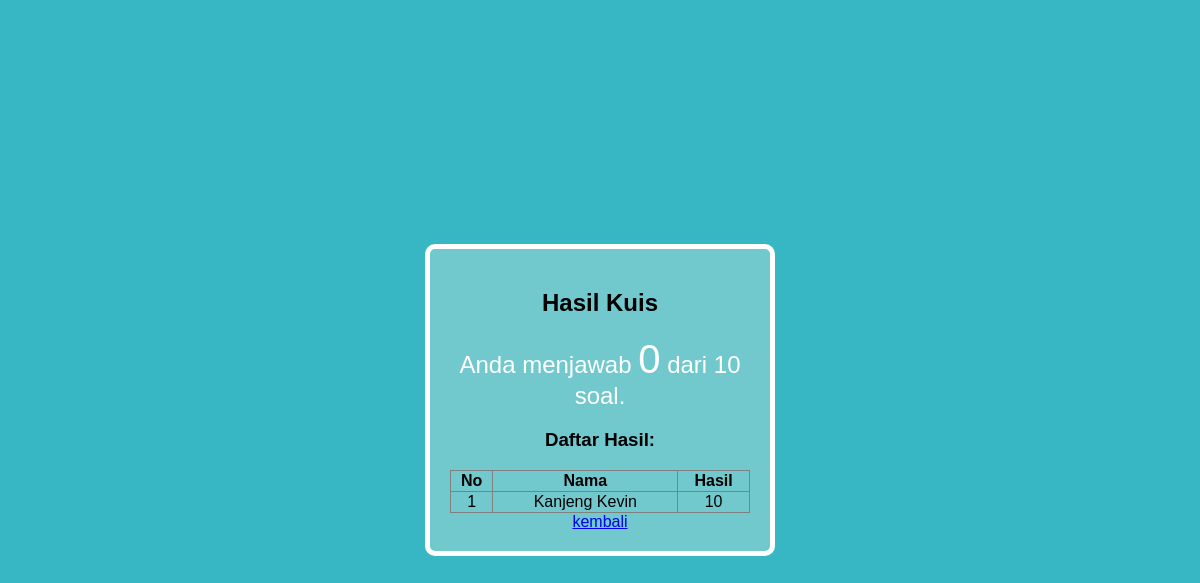
Page /tampilan.php on the earlier database version.
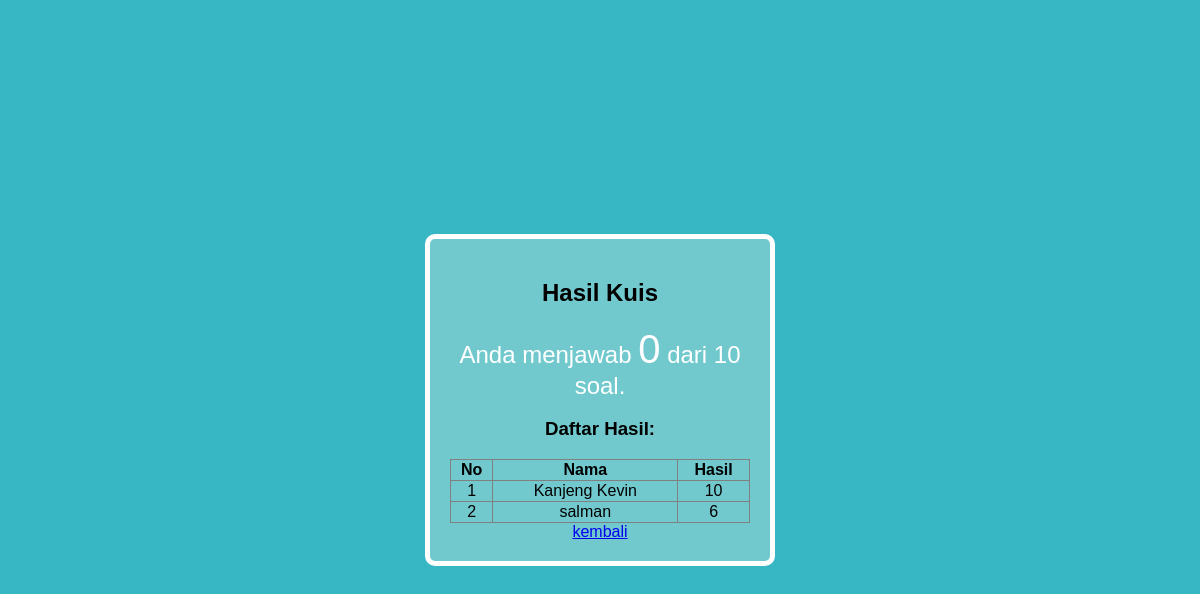
Same page on the later database version.
### tables this page shows
CREATE TABLE data_siswa(
 id INTEGER PRIMARY KEY AUTOINCREMENT,
 nama TEXT NOT NULL,
 nomor TEXT NOT NULL,
 hasil TEXT NULL
);

### tampilan.php (the view, shortened to what this page needs)
<?php
require('db.php');
$total_benar = 0;
$nama = $_POST['nama'];
$nomor = $_POST['nomor'];
$db->query("UPDATE data_siswa SET hasil = '$total_benar' WHERE nama = '$nama' AND nomor = '$nomor'");
$result = $db->query("SELECT * FROM data_siswa");
$daftar_hasil = [];
while ($row = $result->fetchArray()) {
    $daftar_hasil[] = $row;
}
usort($daftar_hasil, function($a, $b) {
    return $b['hasil'] - $a['hasil'];
});
?>
<!DOCTYPE html>
<html lang="id">
<head>
</head>
<body>
<div class="container">
    <h2>Hasil Kuis</h2>
    <div class="result">
        Anda menjawab <span class="score"><?php echo $total_benar; ?></span> dari 10 soal.
    </div>
    <h3>Daftar Hasil:</h3>
    <table border="1" style="width:100%; border-collapse: collapse;">
        <tr>
            <th>No</th>
            <th>Nama</th>
            <th>Hasil</th>
        </tr>
        <?php
        $no = 1;
        foreach ($daftar_hasil as $row) { ?>
            <tr>
                <td><?php echo $no; ?></td>
                <td><?php echo htmlspecialchars($row['nama']); ?></td>
                <td><?php echo htmlspecialchars($row['hasil']); ?></td>
            </tr>
        <?php
            $no++;
        } ?>
    </table>
    <a href="biodata.php">kembali</a>
</div>
</body>
</html>

### tampilan.php (style rules this page uses)
body { font-family: 'Comic Sans MS', sans-serif; background-color: #37b7c3; display: flex; justify-content: center; align-items: center; height: 100vh; margin: 0; }
.container { background-color: #71c9ce; width: 300px; padding: 20px; border-radius: 10px; text-align: center; border: 5px solid white; }
.result { font-size: 24px; color: white; }
.score { font-size: 40px; margin: 20px 0; color: white; }

Differences in the rows shown:
added data_siswa: nama "salman", hasil "6"
